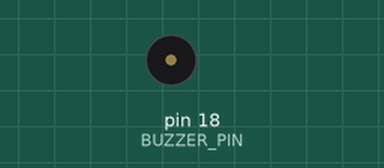
Bench run of a sketch on a simulated Arduino Uno, built with avr-gcc and run on an emulated ATmega328P. Shown: buzzer (waves = sounding, pin HIGH).

Above: at 0.05 s.
Timing chart, 0 to 3.0 s (numbered marks = the images above):
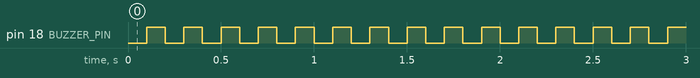

The sketch:

buzzer.ino
```cpp
#define BUZZER_PIN           18
#define TOOGLE_INTERVAL_MS   100

void setup() {
  pinMode(BUZZER_PIN, OUTPUT);
}

void loop() {
  toggle(BUZZER_PIN);
}

void toggle(uint8_t pin){
  static long previousTime = 0;

  if (millis() - previousTime >= TOOGLE_INTERVAL_MS) {
    previousTime = millis();
    digitalWrite(pin, !digitalRead(pin));
  }
}
```

Measured:
- by itself, pin 18 (BUZZER_PIN): alternates HIGH for 0.10 s and LOW for 0.10 s
